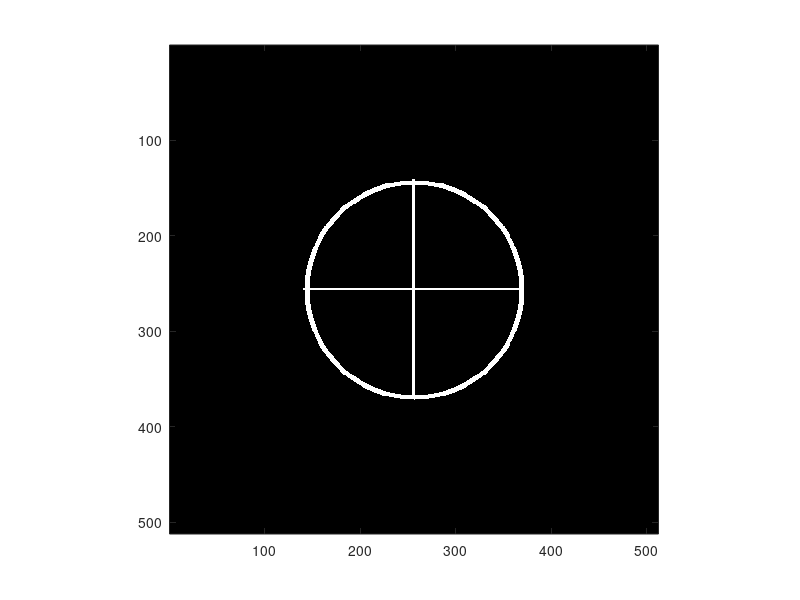

MATLAB code to generate this figure: (Note: this script raises an error after producing the figure.)
%  orientation.m
%
%  author:  Michael Langer  COMP 546  2015
%  Assignment 2  Question 1
%
%  This code reads in an image (or synthesizes an image) and analyzes
%  the orientation structure at each pixel.   It uses an HSV coding:
%  hue is peak orientation,  saturation is the dominance within the
%  pixel of the response at the best vs worst orientations.
%  The value is the peak response relative to the largest peak response in
%  the image.

clear;  close all

%  Test code.   
%  Create an image which is an annulus (ring).
%  The orientation detector will annulus from red (at horizontal) 
%  around the hue circle (ROYGBV), back to red (at 180 degrees
%  away, i.e. horizontal again.

if (0)
    readImage  ; 
else
    N = 512;
    I = zeros(N,N);
    minRadius = 110;
    maxRadius = 115;    % thickness = 6
    
    Iannulus = sqrt(power((-N/2:N/2-1)' * ones(1,N),2) + ...
             power(ones(N,1) * (-N/2:N/2-1),2));
    Iannulus = double( (Iannulus >= minRadius) & (Iannulus <= maxRadius) );
    I = Iannulus;
    I(N/2 - maxRadius: N/2 + maxRadius, N/2-1:N/2+1) = 1;  % thickness = 3
    I(N/2-1:N/2+1, N/2 - maxRadius: N/2 + maxRadius) = 1;  
    
end

%  Show the image (or the green channel only, if the image is color)

figure(1); imagesc(I); colormap(gray(256)); axis square % colorbar;

%  Filter the image with N_THETA orientations, 0, 180/N_THETA, 
%  2*(180/N_THETA),  ... (N_THETA-1)*180/N_THETA  degrees.
%
N_THETA = 8;     %  Do not change this

k = 32;     %  peak frequency  

%display(['wavelength is ' num2str(N/k)]);

thetaRange = pi/N_THETA*(0:N_THETA-1);

peakTheta   = zeros(N,N);
maxResponse = zeros(N,N);
minResponse = 10000*ones(N,N);

%  Hint:  I suggest you use the following trick to find the max
%         response (and other required quantities).
%
%     for each theta
%        filter the image with a Gabor tuned to that theta
%  Matlab-->   mask = (filterResponse > maxResponse);
%  Matlab-->   maxResponse = mask .* filterResponse + ~mask .* maxResponse
%     end

%---------------  BEGIN SOLUTION ------------------

figure

axisImage = zeros(N,N);
axisImage(:,N/2) = 255;
axisImage(N/2,:) = 255;

for i = 1:N_THETA
    
    [cosG, sinG] = make2DGabor(N, round(k*cos(thetaRange(i))), round(k*sin(thetaRange(i))));
    
    cosGImage = (cosG/max(cosG(:))+0.5)*255;
    cosGImage = cosGImage(N/2-32:N/2+32,N/2-32:N/2+32);
    cosGImage(N,N) = 0;
    
    gaborAmp = abs(fftshift(fft2(cosG+sinG*1i)));
    gaborAmpImage = gaborAmp/max(gaborAmp(:))*255;
    
    gImage = gaborAmpImage + cosGImage + axisImage;
    
    subplot(2,4,i);
    colormap(gray(256));
    image(gImage);
    axis square
    
    response = abs(ifft2(fft2(fftshift(cosG+sinG*1i)).*fft2(I)));
    
    mask = (response > maxResponse);
    peakTheta = mask * thetaRange(i)/pi*180 + ~mask .* peakTheta;
    maxResponse = mask .* response + ~mask .* maxResponse;
    mask = (response < minResponse);
    minResponse = mask .* response + ~mask .* minResponse;
end

%---------------  END SOLUTION ------------------

figure
%
hsvImage = zeros(N,N,3);
%  hue is orientation
hsvImage(:,:,1) = peakTheta/180;  
%  saturation indicates whether there is a big difference between 
%  max and min
hsvImage(:,:,2) = (maxResponse-minResponse)./(maxResponse + minResponse);  % 
%  value indicates whether the response is large compared to the max
%  response over the image
hsvImage(:,:,3) = maxResponse/max(maxResponse(:));
image(hsv2rgb(hsvImage));
axis square

print('annulusCrossSolution', '-djpeg ')
